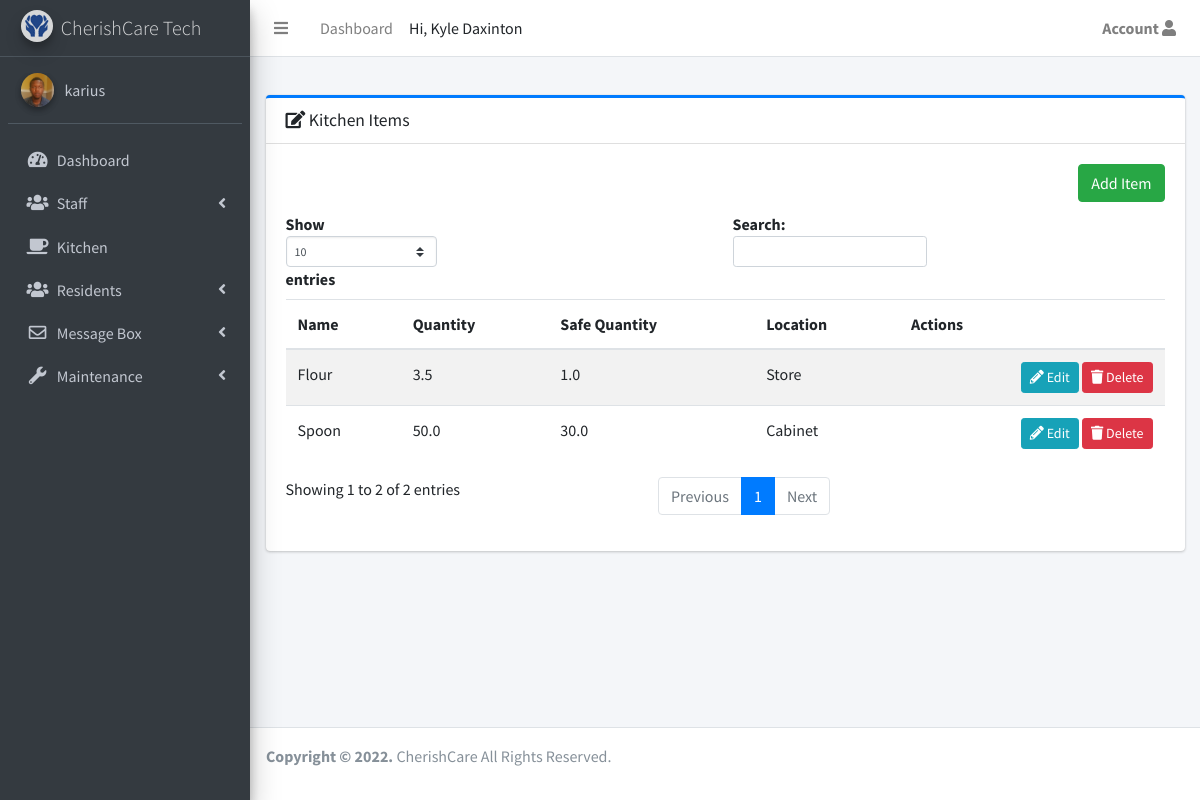
The app's page /admin/kitchen (signed in) with its own data.
### app/models.py (models this page shows, shortened)
class User(UserMixin, db.Model):
    __tablename__ = 'User'
    __table_args__ = {
        'extend_existing': True
    }
    id = db.Column(db.Integer, primary_key=True)
    name = db.Column(db.String(64))
    username = db.Column(db.String(64), unique=True, index=True)
    role_id = db.Column(db.Integer, db.ForeignKey('roles.id'))
    email = db.Column(db.String(64), unique=True, index=True)
    password_hash = db.Column(db.String(128))
    repairs_reported = db.relationship('Maintenance', backref='reporter', foreign_keys='Maintenance.reported_by')
    timeline_entry = db.relationship('Timeline', backref='user_entry', foreign_keys='Timeline.user_entry_id')
    confirmed = db.Column(db.Boolean, default=True)
    active = db.Column(db.Boolean, default=True)
    created_at = db.Column(db.DateTime, server_default=db.func.now())
    last_seen = db.Column(db.DateTime, server_default=db.func.now())
    profile_photo = db.Column(db.String(64), default='avatar.png')
    @property
    def password(self):
        raise AttributeError('Password is not readable')
    def can(self, perm):
        return self.role is not None and self.role.has_permission(perm)
    def is_administrator(self):
        return self.can(Permission.ADMIN)

class Kitchen(db.Model):
    __tablename__ = 'kitchen'
    __table_args__ = {
        'extend_existing': True
    }
    id = db.Column(db.Integer, primary_key=True)
    item = db.Column(db.String(100))
    quantity_left = db.Column(db.Float)
    safe_quantity = db.Column(db.Float)
    location = db.Column(db.String(100))

### app/admin/routes.py (the view, shortened to what this page needs)
@admin.route('/kitchen', methods=['GET', 'POST'])
@login_required
def kitchen():
    title = "Kitchen"
    items = Kitchen.query.filter().order_by(Kitchen.item)
    return render_template('admin/pages/kitchen/kitchen.html', user=current_user, items=items, title=title)

### app/auth/routes.py (called while the page is built)
@auth.before_app_request
def before_request():
    if current_user.is_authenticated \
            and not current_user.confirmed \
            and request.endpoint \
            and request.blueprint != 'auth' \
            and request.blueprint != 'main' \
            and request.endpoint != 'static':
        return redirect(url_for('auth.unconfirmed'))

### app/models.py (called while the page is built)
@login_manager.user_loader
def load_user(user_id):
    return User.query.get(int(user_id))

    def has_permission(self, perm):
        return self.permissions & perm == perm

### app/templates/admin/pages/kitchen/kitchen.html (shortened to what this page needs)
{% extends 'admin_base.html'%}
{% import "macros.html" as macros %}
{%block css %}
<link rel="stylesheet" href="{{url_for('static' , filename='dist/css/adminlte.min.css')}}">
<link rel="stylesheet" href="{{url_for('static', filename='plugins/select2/css/select2.min.css')}}">
<link rel="stylesheet"
    href="{{url_for('static', filename='plugins/select2-bootstrap4-theme/select2-bootstrap4.min.css')}}">
{%endblock%}
{%block main_content %}
<section class="content">
    <div class="card card-primary card-outline">
        <div class="card-header">
            <h3 class="card-title">
                <i class="fas fa-edit"></i>
                Kitchen Items
            </h3>
        </div>
        <div class="card-body">
                <div class="tab-content" id="custom-content-above-tabContent">
                    <div class="tab-pane fade show active" id="custom-content-above-home" role="tabpanel"
                        aria-labelledby="custom-content-above-home-tab">
                        <button type="button" class="btn btn-success float-right" data-toggle="modal"
                            data-target="#create-item">Add Item</button>
                        <br>
                        <br>
                        {%if items.count()==0 %}
                        <h1 class="row justify-content-center">No Items Created</h1>
                        {%else%}
                        <div class="table-responsive">
                            <table id="table1" class="table table-hover table-striped">
                                <thead>
                                    <tr>
                                    <th>Name</th>
                                    <th>Quantity</th>
                                    <th>Safe Quantity</th>
                                    <th>Location</th>
                                    <th>Actions</th>
                                </tr>
                                </thead>
                                <tbody>
                                    <form action="{{url_for('.trash')}}" id="messages-form">
                                        {% for item in items%}
                                        <tr>
                                            <td class="mailbox-name">{{item.item}}
                                            </td>
                                            <td class="mailbox-name">{{item.quantity_left}}
                                            </td>
                                            <td class="mailbox-name">{{item.safe_quantity}}
                                            </td>
                                            <td class="mailbox-name">{{item.location}}
                                            </td>
                                            <td class="project-actions text-right">
                                                <a class="btn btn-sm btn-info" href="#" data-toggle="modal"
                                                data-target="#edit-item"
                                                data-item_name="{{item.item}}"
                                                data-item_id="{{item.id}}"
                                                data-quantity="{{item.quantity_left}}"
                                                data-safe_quantity="{{item.safe_quantity}}"
                                                data-location="{{item.location}}">
                                                <i class="fas fa-pencil-alt">
                                                </i>
                                                Edit
                                            </a>
                                            <a class="btn btn-sm btn-danger" href="#"
                                                data-toggle="modal" data-item_name="{{item.item}}"
                                                data-item_id="{{item.id}}" data-target="#delete-item">
                                                <i class="fas fa-trash">
                                                </i>
                                                Delete
                                            </a>
                                        </div>
                                        {%endfor%}
                        </div>
                        {%endif%}
                    </div>
                </div>
            </div>
</section>
{%endblock%}

### app/templates/admin_base.html (shortened to what this page needs)
<!DOCTYPE html>
<html>
<head>
  <link rel="stylesheet" href="{{url_for('static' , filename='plugins/fontawesome-free-5/css/all.css')}}">
  <link rel="stylesheet"
    href="{{url_for('static', filename='plugins/tempusdominus-bootstrap-4/css/tempusdominus-bootstrap-4.min.css')}}">
  <link rel="stylesheet"
    href="{{url_for('static', filename='plugins/overlayScrollbars/css/OverlayScrollbars.min.css')}}">
  <link rel="stylesheet"
    href="{{url_for('static', filename='plugins/datatables-responsive/css/responsive.bootstrap4.min.css')}}">
  <link rel="stylesheet" href="{{url_for('static', filename='plugins/daterangepicker/daterangepicker.css')}}">
  <link rel="stylesheet" href="{{url_for('static' , filename='dist/css/preloader.css')}}">
  {%block css %}{%endblock%}
</head>
<body class="hold-transition sidebar-mini">
  <div class="wrapper">
    <nav class="main-header navbar navbar-expand navbar-white navbar-light">
      <ul class="navbar-nav">
        <li class="nav-item">
          <a class="nav-link" data-widget="pushmenu" href="#" role="button"><i class="fas fa-bars"></i></a>
        </li>
        {%if user.is_administrator()%}
        <li class="nav-item d-none d-sm-inline-block">
          <a href="{{url_for('admin.index')}}" class="nav-link">Dashboard</a>
        </li>
        {%endif%}
      </ul>
      <span> Hi, {{user.name}}
      </span>
      <ul class="navbar-nav ml-auto">
        <li class="nav-item dropdown">
          <a class="nav-link" data-toggle="dropdown" href="#">
            <b>Account</b> <i class="fas fa-user"></i>
          </a>
        </li>
      </ul>
    </nav>
    <aside class="main-sidebar sidebar-dark-primary elevation-4">
      <a href="#" class="brand-link">
        <img src="{{url_for('static', filename='assets/img/favicon.png')}}" alt="CherishCare Logo"
          class="brand-image img-circle elevation-3" style="opacity: .8">
        <span class="brand-text font-weight-light">CherishCare Tech</span>
      </a>
      <div class="sidebar">
        <div class="user-panel mt-3 pb-3 mb-3 d-flex">
          <div class="image">
            <a href="#">
              <img src="{{url_for('static', filename='uploads/')}}{{user.profile_photo}}"
                onclick="document.getElementById('photo').click()" class="img-circle elevation-2" alt="User Image">
            </a>
          </div>
          <div class="info">
            <a href="#" class="d-block">{{user.username}}</a>
          </div>
        </div>
        <nav class="mt-2">
          <ul class="nav nav-pills nav-sidebar flex-column" data-widget="treeview" role="menu" data-accordion="false">
            {%if user.is_administrator()%}
            <li class="nav-item">
              <a href="{{url_for('admin.index')}}" class="nav-link">
                <i class="nav-icon fas fa-tachometer-alt"></i>
                <p>Dashboard</p>
              </a>
            </li>
            <li class="nav-item has-treeview">
              <a href="#" class="nav-link">
                <i class="nav-icon fas fa-users"></i>
                <p>
                  Staff
                  <i class="fas fa-angle-left right"></i>
                </p>
              </a>
            </li>
            {%endif%}
            {%if user.is_administrator() or user.role.name=="Kitchen Staff"%}
            <li class="nav-item">
              <a href="{{url_for('admin.kitchen')}}" class="nav-link">
                <i class="nav-icon fas fa-coffee"></i>
                <p>Kitchen</p>
              </a>
            </li>
            {%endif%}
            {%if user.is_administrator() or user.role.name=="Senior Carer"%}
            <li class="nav-item has-treeview">
              <a href="#" class="nav-link">
                <i class="nav-icon fas fa-users"></i>
                <p>
                  Residents
                  <i class="fas fa-angle-left right"></i>
                </p>
              </a>
            </li>
            {%endif%}
            <li class="nav-item has-treeview">
              <a href="#" class="nav-link">
                <i class="nav-icon far fa-envelope"></i>
                <p>
                  Message Box
                  <i class="fas fa-angle-left right"></i>
                </p>
              </a>
            </li>
            {%if user.is_administrator() or user.role.name=="Maintenance Staff"%}
            <li class="nav-item has-treeview">
              <a href="#" class="nav-link">
                <i class="nav-icon fas fa-wrench"></i>
                <p>
                  Maintenance
                  <i class="fas fa-angle-left right"></i>
                </p>
              </a>
            </li>
            {%endif%}
          </ul>
        </nav>
      </div>
    </aside>
    <div class="content-wrapper">
      <section class="content-header">
      </section>
      <section class="content">
        <div class="container-fluid">
          {%block main_content %} {%endblock%}
        </div>
    </div>
    <footer class="main-footer no-print">
      <p>
        <strong>Copyright &copy
          <script> document.write(new Date().getFullYear())</script>.
        </strong>
        CherishCare All Rights Reserved.
      </p>
    </footer>
</body>
</html>

### records on screen
User: name "Kyle Daxinton", profile_photo (picture), username "karius"
Kitchen: item "Flour", quantity_left "3.5", safe_quantity "1.0", location "Store"
Kitchen: item "Spoon", quantity_left "50.0", safe_quantity "30.0", location "Cabinet"
